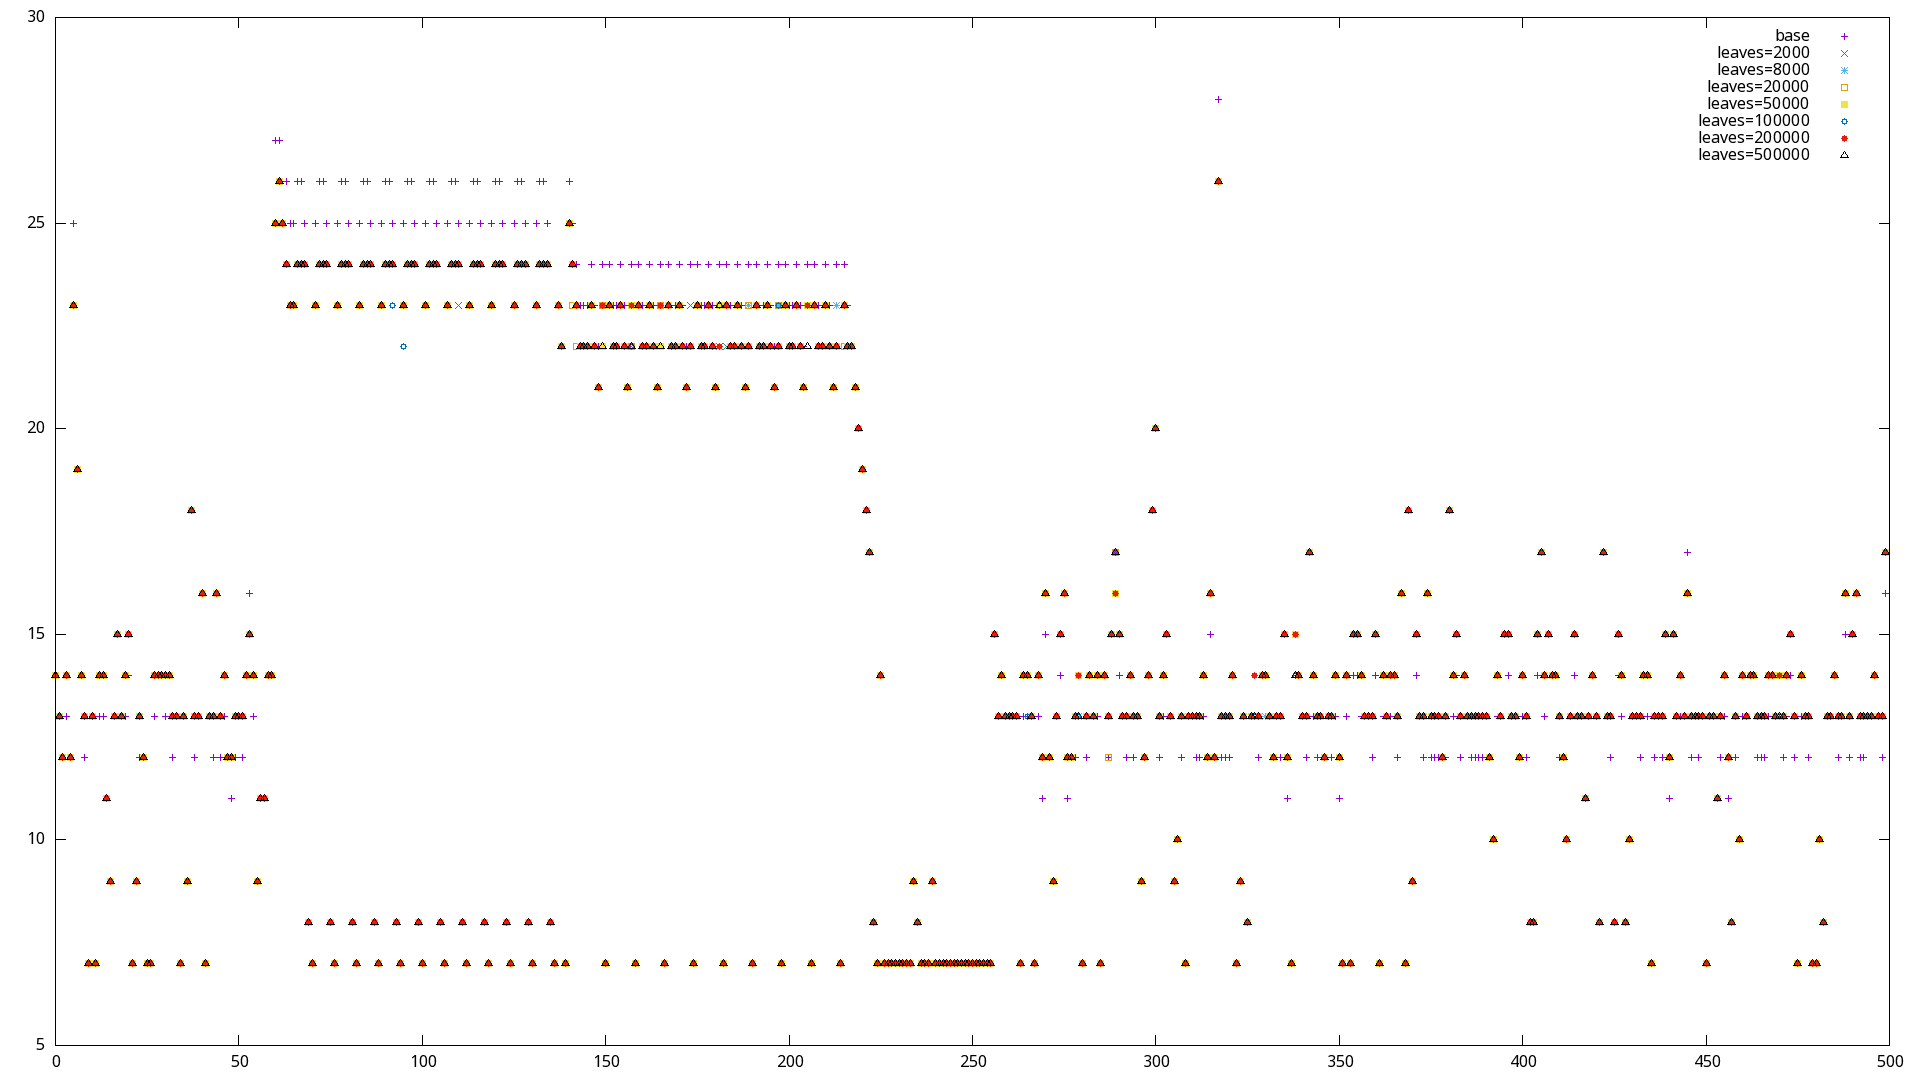

Write gnuplot code to recreate this figure.
set terminal png size 1920,1080
set output '00_enemies.png'
plot '00_enemies_base.dat' title 'base', '00_enemies_2000.dat' title 'leaves=2000', '00_enemies_8000.dat' title 'leaves=8000', '00_enemies_20000.dat' title 'leaves=20000', '00_enemies_50000.dat' title 'leaves=50000', '00_enemies_100000.dat' title 'leaves=100000', '00_enemies_200000.dat' title 'leaves=200000', '00_enemies_500000.dat' title 'leaves=500000'